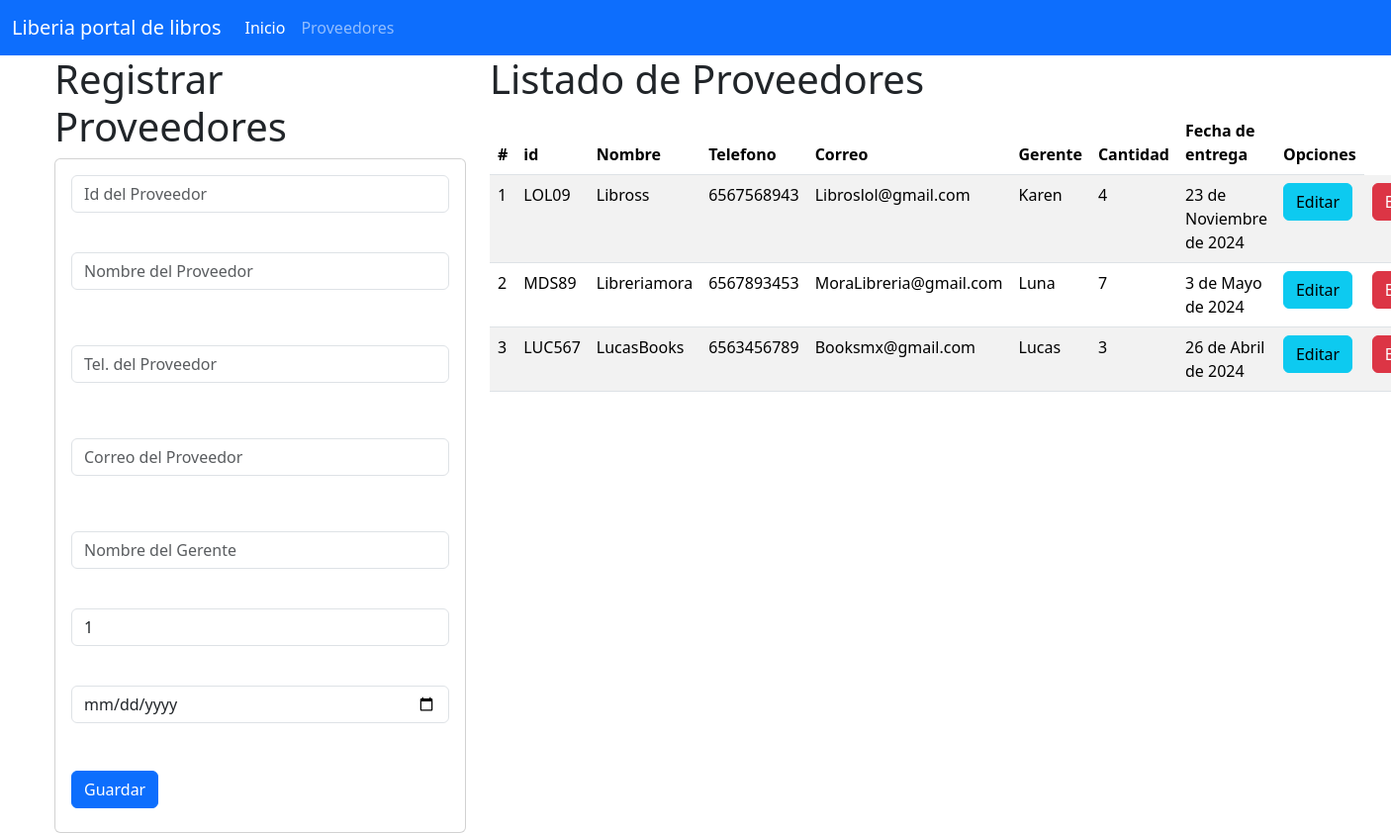
The page / on the database its author committed.
### proveedores_app/models.py (models this page shows, shortened)
class Proveedores(models.Model):
    codigo = models.CharField(primary_key=True, max_length=6)
    nombre = models.CharField(max_length=100)
    telefono = models.CharField(max_length=100)
    correo = models.CharField(max_length=100)
    gerente = models.CharField(max_length=100)
    cantidad = models.IntegerField()
    fecha = models.DateField()

### proveedores_app/views.py (the view)
# urls.py: path('', views.inicio_vista, name='inicio_vista'),
def inicio_vista(request):
    losproveedores=Proveedores.objects.all()
    return render(request, 'gestion.html',{'misproveedores':losproveedores})

### proveedores_app/templates/gestion.html
{% extends "base.html" %}
{% block cuerpo %}
<div class="row">
    <div class="col-sm-12 col-md-4 col-lg-4 col-xl-4">
        <h1>Registrar Proveedores</h1>
        <div class="card">
<div class="card-body">
    <form action="registrar/" method="POST"> {% csrf_token %}
    <div class="form-group">
        <input type="text" id="txtcodigo" name="txtcodigo" class="form-control" placeholder="Id del Proveedor" minlength="1" maxlenght="6" required><br>
    </div>
    <div class="form-group py-3">
        <input type="text" id="txtnombre" name="txtnombre" class="form-control" placeholder="Nombre del Proveedor" maxlenght="100" required><br>
    </div>
    <div class="form-group py-3">
        <input type="text" id="txttelefono" name="txttelefono" class="form-control" placeholder="Tel. del Proveedor" maxlenght="100" required><br>
    </div>
    <div class="form-group py-3">
        <input type="text" id="txtcorreo" name="txtcorreo" class="form-control" placeholder="Correo del Proveedor" maxlenght="100" required><br>
    </div>
    <div class="form-group py-3">
        <input type="text" id="txtgerente" name="txtgerente" class="form-control" placeholder="Nombre del Gerente" maxlenght="100" required><br>
    </div>
    <div class="form-group">
        <input type="text" id="num" name="numcantidad" class="form-control" min="1" max="9" value="1" required><br>
    </div>
    <div class="form-group py-3">
        <input type="date" id="txtfecha" name="datefecha" class="form-control" placeholder="Fecha de entrega" maxlenght="100" required><br>
    </div>
    <div class="form-group py-2">
        <button type="submit" class="btn btn-primary">Guardar</button>
    </div>
    </form>
</div>
</div>
    </div>
    <div class="col-sm-12 col-md-8 col-lg-8 col-xl-8">
        <h1>Listado de Proveedores</h1>
    <table class="table table-striped">
        <thead>
        <tr>
            <th scope="col">#</th>
            <th scope="col">id</th>
            <th scope="col">Nombre</th>
            <th scope="col">Telefono</th>
            <th scope="col">Correo</th>
            <th scope="col">Gerente</th>
            <th scope="col">Cantidad</th>
            <th scope="col">Fecha de entrega</th>
            <th> Opciones </th>
        </tr>
        </thead>
        <tbody>
        {% for m in misproveedores %}
        <tr>
            <td> {{forloop.counter}}</td>
            <td> {{m.codigo}}</td>
            <td> {{m.nombre}}</td>
            <td> {{m.telefono}}</td>
            <td> {{m.correo}}</td>
            <td> {{m.gerente}}</td>
            <td> {{m.cantidad}}</td>
            <td> {{m.fecha}}</td>
            <td> <a href="seleccionar/{{m.codigo}}" class="btn btn-info"> Editar</a></td>
            <td> <a href="borrar/{{m.codigo}}" class="btn btn-danger"> Borrar</a></td>
        </tr>
        {% endfor %}
        </tbody>
    </table>
    </div>
</div>
{% endblock %}

### proveedores_app/templates/base.html (shortened to what this page needs)
<!doctype html>
<html lang="en">
<head>
    <link href="https://cdn.jsdelivr.net/npm/bootstrap@5.3.3/dist/css/bootstrap.min.css" rel="stylesheet">
</head>
<body>
    <nav class="navbar navbar-expand-lg bg-primary" data-bs-theme="dark">
        <div class="container-fluid">
        <a class="navbar-brand" href="#">Liberia portal de libros</a>
        <div class="collapse navbar-collapse" id="navbarNavAltMarkup">
            <div class="navbar-nav">
            <a class="nav-link active" aria-current="page" href="#">Inicio</a>
            <a class="nav-link" href="#">Proveedores</a>
            </div>
        </div>
        </div>
    </nav>
    <div class="container">
    {% block cuerpo %}
    {% endblock %}
    </div>
</body>
</html>

### rows shown on the page
Proveedores: codigo "LOL09", nombre "Libross", telefono "6567568943", correo "Libroslol@gmail.com", gerente "Karen", cantidad "4", fecha "23 de Noviembre de 2024"
Proveedores: codigo "MDS89", nombre "Libreriamora", telefono "6567893453", correo "MoraLibreria@gmail.com", gerente "Luna", cantidad "7", fecha "3 de Mayo de 2024"
Proveedores: codigo "LUC567", nombre "LucasBooks", telefono "6563456789", correo "Booksmx@gmail.com", gerente "Lucas", cantidad "3", fecha "26 de Abril de 2024"
